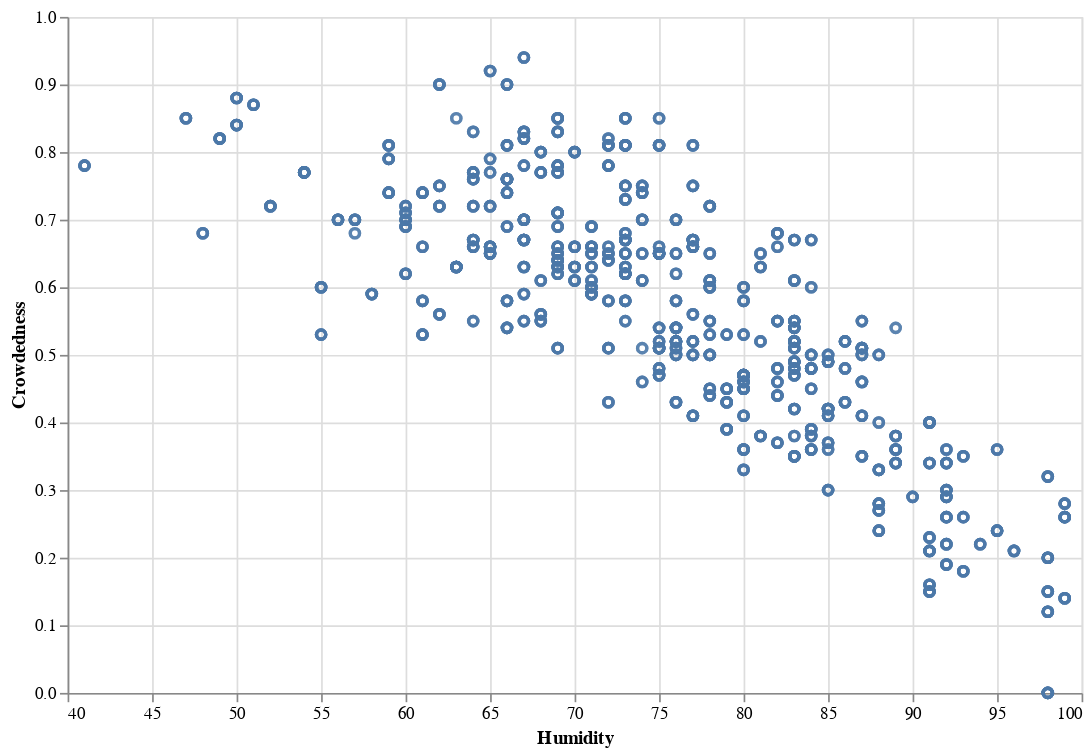

Notebook cell for this chart:
### Markdown cell above
#### 3.5.2 Crowdedness vs Humidity in the Winter

### Code cell
summer_humidity_plot = alt.Chart(golf_summer_train).mark_point().encode(
    x=alt.X('Humidity').title('Humidity').scale(zero=False),
    y='Crowdedness',
).properties(width=600, height=400) 

summer_humidity_plot

### Figure 1 — Vega-Lite specification as saved in the notebook (floating-point values rounded to 4 significant figures; data arrays with more than 128 entries replaced by an {"elided": "..."} marker saying what was removed)
{"config": {"view": {"continuousWidth": 300, "continuousHeight": 300}}, "data": {"name": "data-8f215ef6d483e03d53fe39822870699e"}, "mark": {"type": "point"}, "encoding": {"x": {"field": "Humidity", "scale": {"zero": false}, "title": "Humidity", "type": "quantitative"}, "y": {"field": "Crowdedness", "type": "quantitative"}}, "height": 400, "width": 600, "$schema": "https://vega.github.io/schema/vega-lite/v5.15.1.json", "datasets": {"data-8f215ef6d483e03d53fe39822870699e": {"elided": "1480 records"}}}
